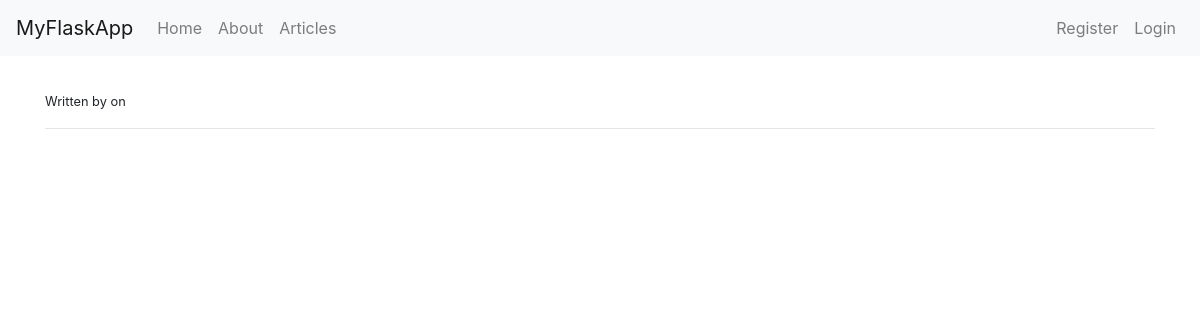
Before: /article/2/ with the older database file.
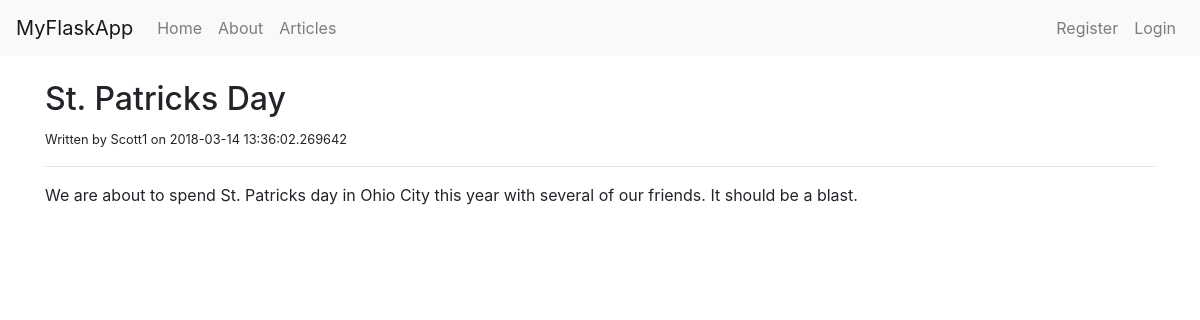
After: the same page with the newer database file.
### tables this page shows
CREATE TABLE `articles` (
	`record`	INTEGER PRIMARY KEY AUTOINCREMENT,
	`title`	TEXT,
	`author`	TEXT,
	`body`	TEXT,
	`create_date`	TEXT DEFAULT CURRENT_TIMESTAMP
);

### app.py (the view)
@app.route('/article/<string:record>/')
def article(record):
    connection = sqlite3.connect(DATABASE)
    connection.row_factory = sqlite3.Row
    cur = connection.cursor()
    result = cur.execute("SELECT * FROM articles WHERE record=?", (record))
    article = result.fetchone()
    return render_template('article.html', article=article)
    cur.close()

### templates/article.html
{% extends 'layout.html' %}
{% block body %}
    <h2>{{article.title}}</h2>
    <small>Written by {{article.author}} on {{article.create_date}}</small>
    <hr>
    <div>
        {{article.body | safe}}
    </div>
{% endblock %}

Changed rows visible on the page:
added articles: title "St. Patricks Day", author "Scott1", create_date "2018-03-14 13:36:02.269642", body "We are about to spend St. Patricks day in Ohio City this year with several of our friends. It should be a blast."
